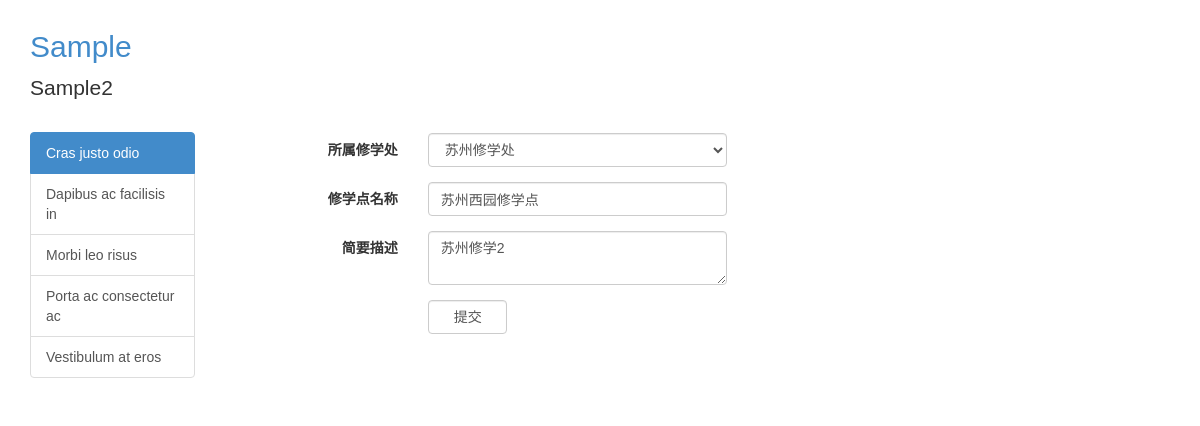
/admin/department/edit/1 (signed in), run on an earlier commit of the app's database.
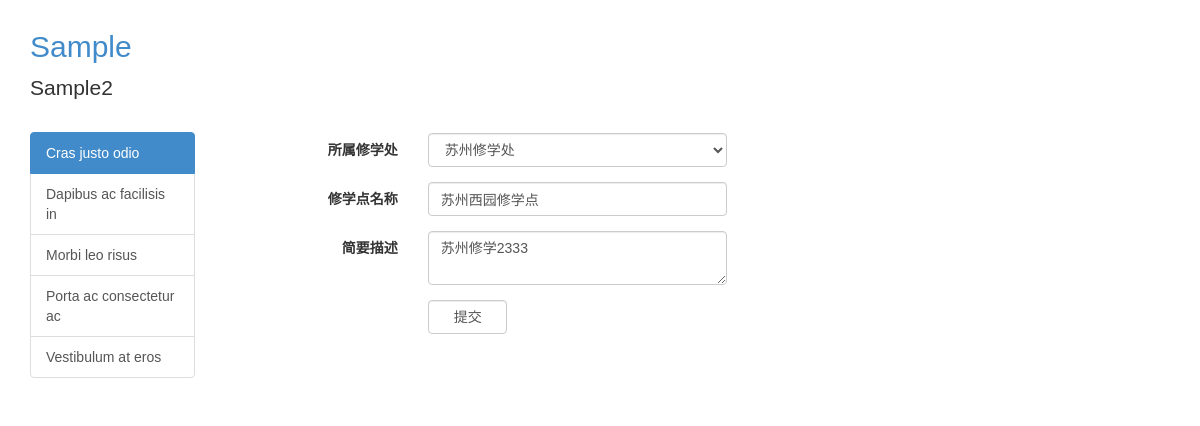
And on a later commit of the database.
### putidms/models/org.py (models this page shows, shortened)
class Department(db.Model):
    __tablename__ = 'departments'
    id = db.Column(db.Integer, primary_key=True, autoincrement=True)
    division_id = db.Column(db.Integer, db.ForeignKey('divisions.id'))
    name = db.Column(db.String(255), index=True, unique=True, nullable=False)
    desc = db.Column(db.Text)
    create_time = db.Column(db.DateTime, default=datetime.utcnow)
    update_user = db.Column(db.Integer)
    update_time = db.Column(db.DateTime, default=datetime.utcnow)
    classes = db.relationship('Class', backref='department', lazy='dynamic')

### putidms/admin/views.py (the view)
@mod.route('/department/edit/<int:id>', methods=['GET', 'POST'])
@admin_required
def department_edit(id):
    dept = Department.query.get_or_404(id)
    form = DepartmentForm(obj=dept)
    if form.validate_on_submit():
        form.populate_obj(dept)
        db.session.add(dept)
        db.session.commit()
        flash(u'修学点 %s 编辑成功！' % dept.name, 'success')
        return redirect(url_for('admin.department_list'))
    return render_template('admin/department_edit.html', form=form, dept=dept)

### putidms/admin/forms.py (shortened to what this page needs)
class DepartmentForm(FlaskForm):
    division_id = SelectField(u'所属修学处', coerce=int)
    name = StringField(u'修学点名称', validators=[ir(u'名称不能为空。')])
    desc = TextAreaField(u'简要描述')
    submit = SubmitField(u'提交')
    def __init__(self, *args, **kwargs):
        super(DepartmentForm, self).__init__(*args, **kwargs)
        division_choices = [(r.id, r.name) for r in Division.query.order_by(Division.name).all()]
        division_choices.insert(0, (0, u'请选择所属修学处'))
        self.division_id.choices = division_choices
        self.department = kwargs.get('obj')
        if self.department:
            self.division_id.default = self.department.division.id

### putidms/models/user.py (called while the page is built)
    def can(self, permissions):
        return self.role is not None and (self.role.permissions | permissions) == permissions

    @staticmethod
    @login_manager.user_loader
    def load_user(user_id):
        return User.query.get(int(user_id))

### putidms/templates/admin/department_edit.html (shortened to what this page needs)
{% extends 'base.html' %}
{% from "_macros.html" import render_field, render_submit_field %}
{% block content %}
<div class="row">
    <div class="col-md-offset-1 col-md-6">
        <form action="{{ url_for('admin.department_edit',id=dept.id) }}" class="form-horizontal" role="form"
              method="POST">
            {{ render_field(form.division_id,"col-md-3","col-md-9") }}
            {{ render_field(form.name,"col-md-3","col-md-9", placeholder="修学点名称") }}
            {{ render_field(form.desc,"col-md-3","col-md-9") }}
            {{ render_submit_field(form.submit,"col-md-offset-3 col-md-3") }}
        </form>
    </div>
</div>
{% endblock %}

### putidms/templates/_macros.html (shortened to what this page needs)
{% macro render_field(field, left_class='', right_class='',label=None, label_visible=true ) -%}
    <div class="form-group {% if field.errors %}has-error{% endif %} {{ kwargs.pop('class_', '') }}">
        {% if field.type != 'HiddenField' and label_visible %}
            {% if not label %}{% set label=field.label.text %}{% endif %}
            <label for="{{ field.id }}" class="control-label {{ left_class}}">{{ label|safe }}</label>
        {% endif %}
        {% if right_class !='' %}
        <div class="{{ right_class }}">
        {% endif %}
            {{ field(class_='form-control', **kwargs) }}
        {% if right_class !='' %}
        </div>
        {% endif %}
    </div>
{%- endmacro %}
{% macro render_submit_field(field, right_class='', label=None) -%}
    {% if not label %}{% set label=field.label.text %}{% endif %}
    <div class="form-group {% if field.errors %}has-error{% endif %} {{ kwargs.pop('class_', '') }}">
        {% if right_class !='' %}
        <div class="{{ right_class }}">
        {% endif %}
        <input type="submit" class="form-control" value="{{label}}">
        {% if right_class !='' %}
        </div>
        {% endif %}
    </div>
{%- endmacro %}

What changed in the data, as far as the page shows it:
changed Department "苏州修学处": desc "苏州修学2" → "苏州修学2333"
